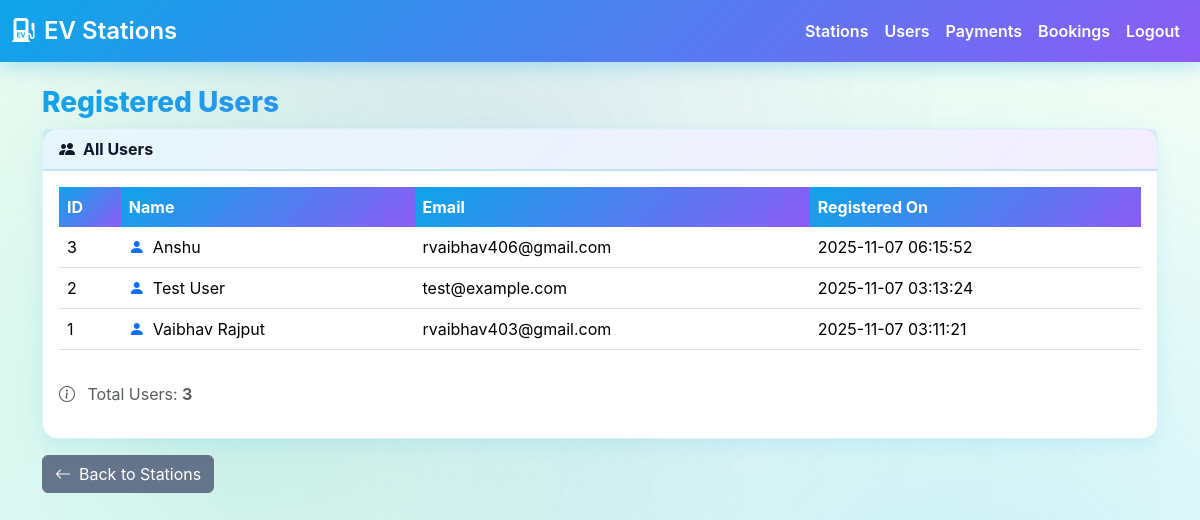
Before: /admin/users (signed in) with the older database file.
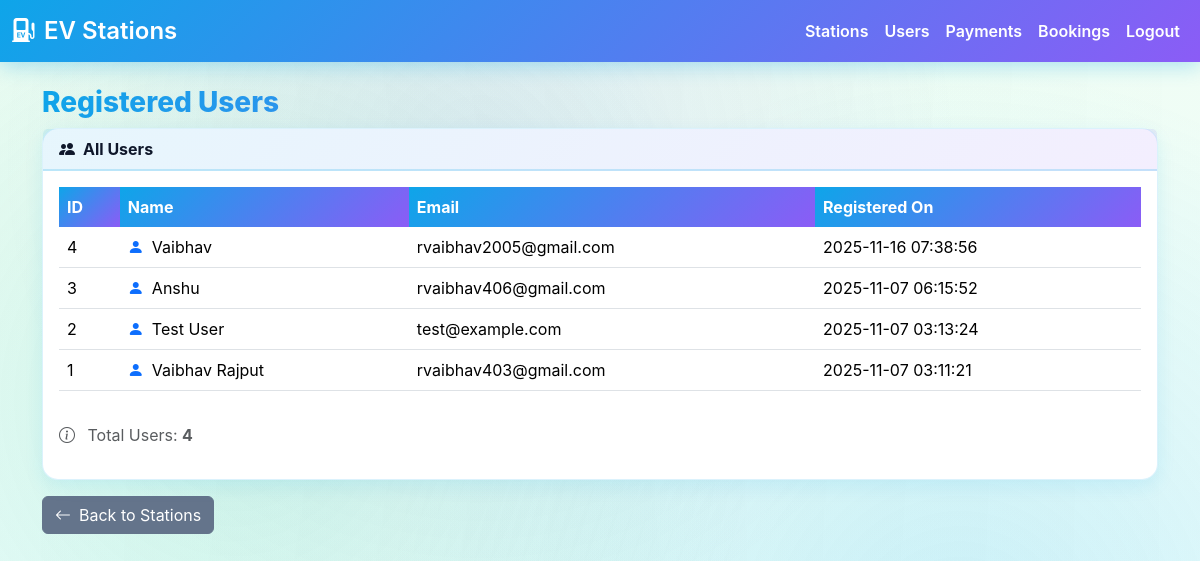
After: the same page with the newer database file.
### tables this page shows
CREATE TABLE users (
  id INTEGER PRIMARY KEY AUTOINCREMENT,
  name TEXT NOT NULL,
  email TEXT UNIQUE NOT NULL,
  password_hash TEXT NOT NULL,
  created_at TIMESTAMP DEFAULT CURRENT_TIMESTAMP
);

### flask_app/routes.py (the view)
@bp.route("/admin/users")
def admin_users():
    if not require_admin():
        return f.redirect(f.url_for("main.admin_login"))
    users = get_all_users()
    return f.render_template("admin_users.html", users=users)

### app_db.py (called while the page is built)
def get_conn():
    DB_PATH.parent.mkdir(parents=True, exist_ok=True)
    return sqlite3.connect(DB_PATH)

def get_all_users() -> List[Dict[str, Any]]:
    with get_conn() as conn:
        cursor = conn.execute(
            "SELECT id, name, email, created_at FROM users ORDER BY created_at DESC"
        )
        users = cursor.fetchall()
    return [
        {
            'id': user[0],
            'name': user[1],
            'email': user[2],
            'created_at': user[3]
        }
        for user in users
    ]

### flask_app/routes.py (called while the page is built)
def require_admin():
    if not f.session.get("is_admin"):
        f.flash("Admin login required", "warning")
        return False
    return True

### templates/admin_users.html (shortened to what this page needs)
{% extends 'base.html' %}
{% block content %}
<h3>Registered Users</h3>
<div class="card">
  <div class="card-header">
    <i class="bi bi-people-fill me-2"></i>All Users
  </div>
  <div class="card-body">
    {% if users %}
    <div class="table-responsive">
      <table class="table table-hover">
        <thead>
          <tr>
            <th>ID</th>
            <th>Name</th>
            <th>Email</th>
            <th>Registered On</th>
          </tr>
        </thead>
        <tbody>
          {% for user in users %}
          <tr>
            <td>{{ user.id }}</td>
            <td><i class="bi bi-person-fill text-primary me-2"></i>{{ user.name }}</td>
            <td>{{ user.email }}</td>
            <td>{{ user.created_at }}</td>
          </tr>
          {% endfor %}
        </tbody>
      </table>
    </div>
    <div class="mt-3">
      <p class="text-muted">
        <i class="bi bi-info-circle me-2"></i>
        Total Users: <strong>{{ users|length }}</strong>
      </p>
    </div>
    {% else %}
    <div class="alert alert-info">
      <i class="bi bi-info-circle me-2"></i>
      No users registered yet.
    </div>
    {% endif %}
  </div>
</div>
<div class="mt-3">
  <a href="{{ url_for('main.admin_stations') }}" class="btn btn-secondary">
    <i class="bi bi-arrow-left me-2"></i>Back to Stations
  </a>
</div>
{% endblock %}

Changed rows visible on the page:
added users: id "4", name "Vaibhav", email "rvaibhav2005@gmail.com", created_at "2025-11-16 07:38:56"
Other visible differences:
{{ users|length }}: "3" → "4"
